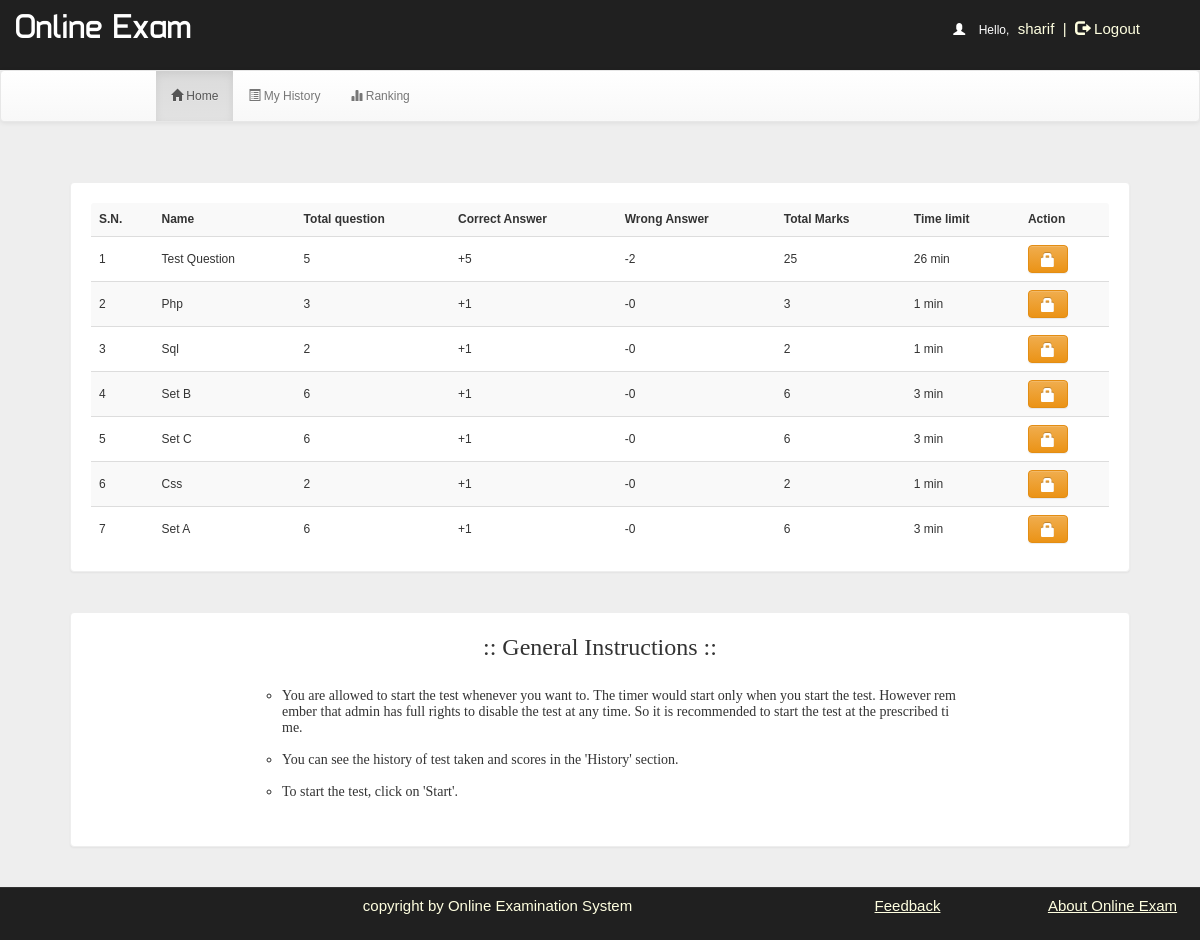
Page /account.php?q=1 (signed in) on the earlier database version.
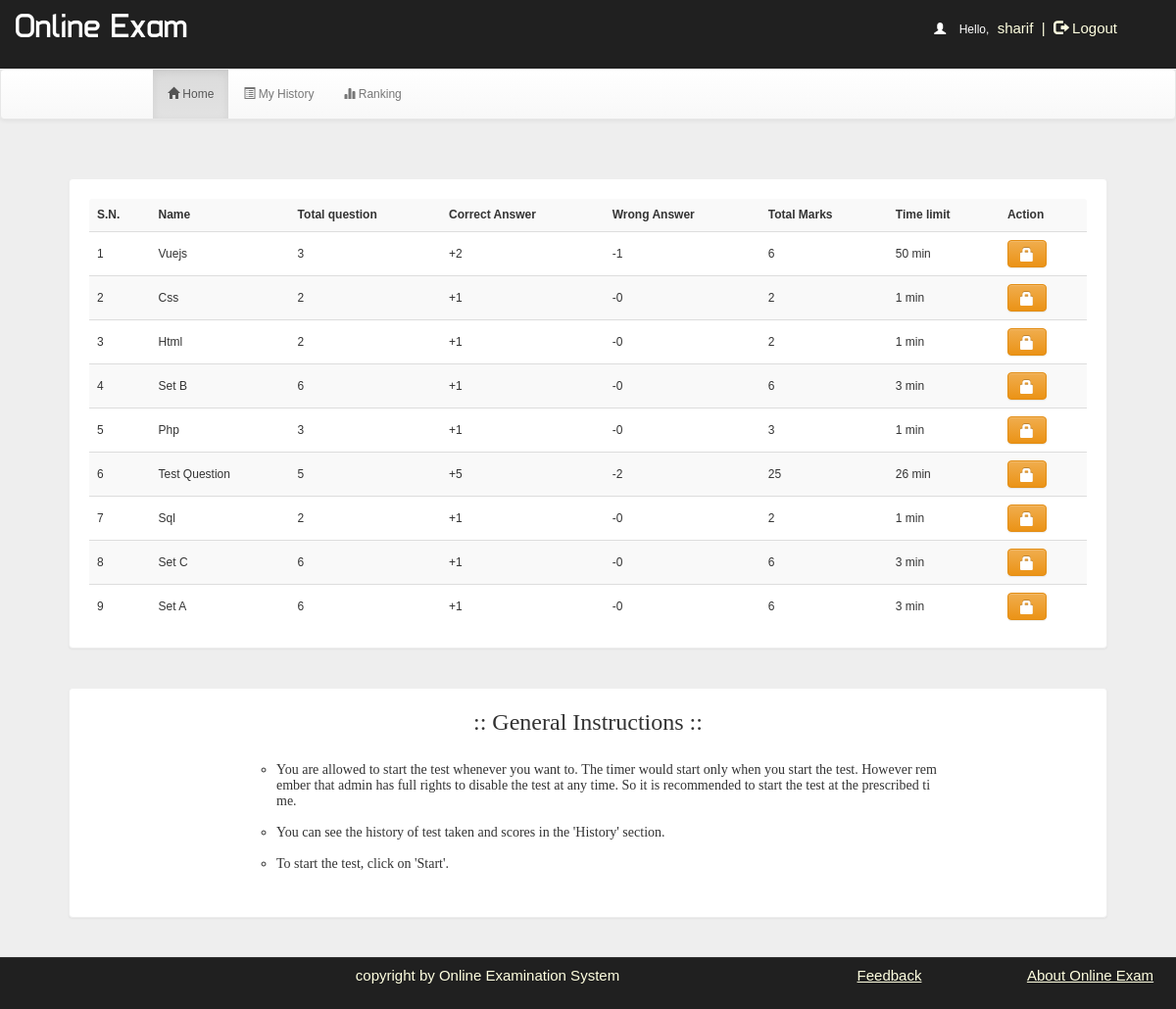
Same page on the later database version.
### tables this page shows
CREATE TABLE `quiz` (
  `id` int(100) NOT NULL,
  `eid` text NOT NULL,
  `title` varchar(100) NOT NULL,
  `correct` int(11) NOT NULL,
  `wrong` int(11) NOT NULL,
  `total` int(11) NOT NULL,
  `time` bigint(20) NOT NULL,
  `date` timestamp NOT NULL DEFAULT CURRENT_TIMESTAMP ON UPDATE CURRENT_TIMESTAMP,
  `status` varchar(10) NOT NULL
);

### lib/functions.php (called while the page is built, shortened)
<?php
function query($query, $query_type = NO_RETURN){
    global $con;
    switch ($query_type){
        case NO_RETURN:
            $result = mysqli_query($con, $query) or die("Query failed: ".mysqli_error($con));
            if ($result){
                return true;
            }else{
                return false;
            }
            break;
        case SINGLE_RETURN:
            $result = mysqli_query($con, $query) or die("Query failed: ".mysqli_error($con));
            return mysqli_fetch_assoc($result);
            break;
    }
}

### student-exam-list.php (the view, shortened to what this page needs)
 <?php
 include_once 'dbConnection.php';
if (!(isset($_SESSION['username']))) {
    header("location:index.php");
} else {
    $username = $_SESSION['username'];
}
$result = mysqli_query($con, "SELECT * FROM quiz WHERE status = 'enabled' ORDER BY date DESC") or die('Error');
    ?>
    <div class="panel">
        <table class="table table-striped title1" style="vertical-align:middle">
            <tr>
                <td style="vertical-align:middle"><b>S.N.</b></td>
                <td style="vertical-align:middle"><b>Name</b></td>
                <td style="vertical-align:middle"><b>Total question</b></td>
                <td style="vertical-align:middle"><b>Correct Answer</b></td>
                <td style="vertical-align:middle"><b>Wrong Answer</b></td>
                <td style="vertical-align:middle"><b>Total Marks</b></td>
                <td style="vertical-align:middle"><b>Time limit</b></td>
                <td style="vertical-align:middle"><b>Action</b></td>
            </tr>
    <?php
    $c = 1;
    while ($row = mysqli_fetch_array($result)) {
        $title   = $row['title'];
        $total   = $row['total'];
        $correct = $row['correct'];
        $wrong   = $row['wrong'];
        $time    = $row['time'];
        $eid     = $row['eid'];
        $q12 = mysqli_query($con, "SELECT score FROM history WHERE eid='$eid' AND username='$username'") or die('Error98');
        $rowcount = mysqli_num_rows($q12);
        if ($rowcount == 0) {
            ?>
            <tr>
                <td style="vertical-align:middle"><?php echo $c++; ?></td>
                <td style="vertical-align:middle"><?php echo  $title; ?></td>
                <td style="vertical-align:middle"><?php echo  $total; ?></td>
                <td style="vertical-align:middle">+<?php echo  $correct; ?></td>
                <td style="vertical-align:middle">-<?php echo  $wrong; ?></td>
                <td style="vertical-align:middle"><?php echo  $correct * $total; ?></td>
                <td style="vertical-align:middle"><?php echo  $time; ?> min</td>
                <td style="vertical-align:middle">
                    <?php
                    $logged_user_id = $_SESSION['logged_user_id'];
                    $status_query = "SELECT status FROM user WHERE id = '$logged_user_id'";
                    $status_result = query($status_query,SINGLE_RETURN);
                    if($status_result['status'] == 1){
                        ?>
                        <b>
                            <?php echo '<a href="account.php?q=quiz&step=2&eid=' . $eid . '&n=1&t=' . $total . '&start=start" class="btn" style="color:#FFFFFF;background:darkgreen;font-size:12px;padding:7px;padding-left:10px;padding-right:10px"><span class="glyphicon glyphicon-new-window" aria-hidden="true"></span>&nbsp;<span><b>Start</b></span></a>' ?>
                        </b>
                        <?php
                    }else{
                        ?>
                        <button onclick="noPermissionForExam();" class="btn btn-warning"><i class="glyphicon glyphicon-lock" aria-hidden="true"></i></button>
                        <?php
                    }
                    ?>
                </td>
            </tr>
    <?php
        }
    }
    echo '</table></div><div class="panel" style="padding-top:1px;padding-left:15%;padding-right:15%;word-wrap:break-word"><h3 align="center" style="font-family:calibri">:: General Instructions ::</h3><br /><ul type="circle"><font style="font-size:14px;font-family:calibri">';
    $file = fopen("instructions.txt", "r");
    while (!feof($file)) {
        echo '<li>';
        $string = fgets($file);
        $num    = strlen($string);
        $c      = str_split($string);
        for ($i = 0; $i < $num; $i++) {
            $last = $c[$i];
            if ($c[$i] == ' ' && $last == ' ') {
                echo '&nbsp;';
            } else {
                echo $c[$i];
            }
        }
        echo "</li><br />";
    }
    echo '</font></ul></div>';

Differences in the rows shown:
added quiz: title "Vuejs", total "3", correct "2", wrong "1", $correct * $total "6", time "50"
changed quiz "Css": moves up the list
now on this page (row edited): quiz: title "Html", total "2", correct "1", wrong "0", $correct*$total "2", time "1"
changed quiz "Set B": moves up the list
changed quiz "Php": moves down the list
